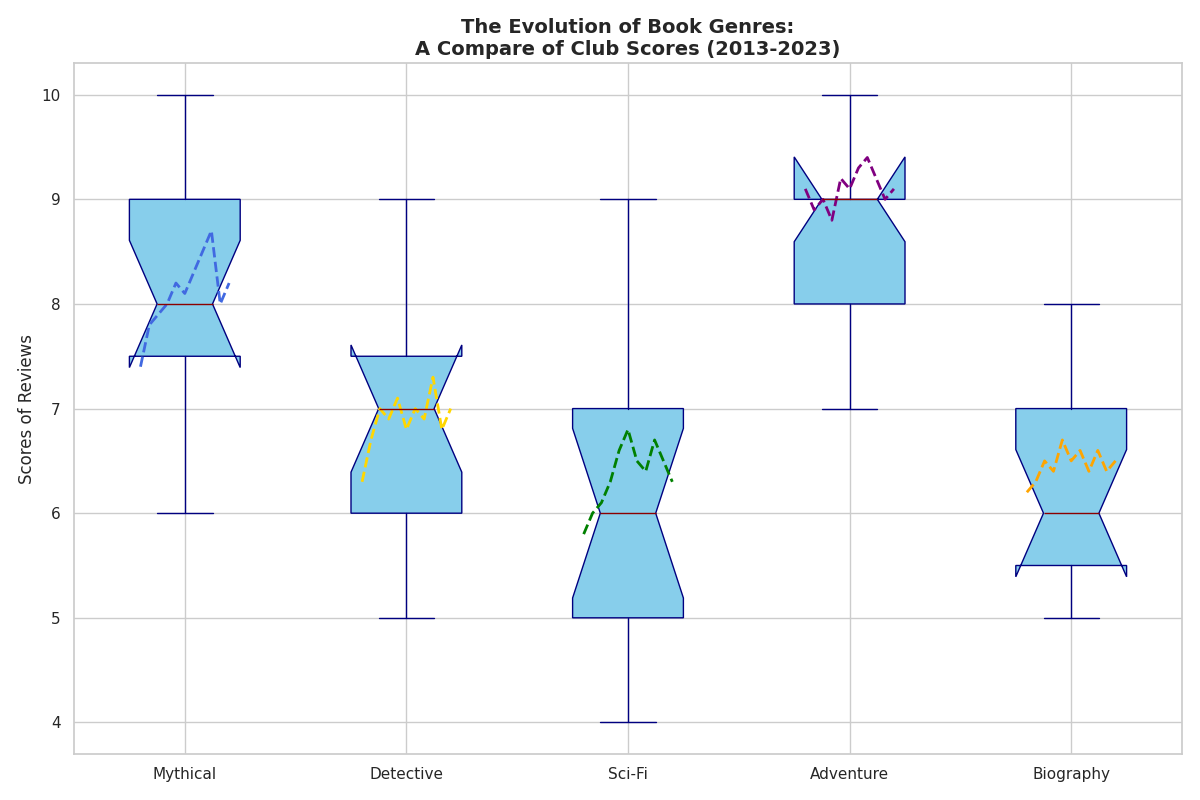

Write Python code to recreate this figure.
import matplotlib.pyplot as plt

# Review scores shuffled dataset
fiction_scores = [8, 9, 7, 9, 6, 8, 8, 8, 9, 9, 8, 7, 10, 7, 8]
mystery_scores = [7, 8, 6, 8, 7, 6, 9, 7, 8, 6, 7, 7, 6, 5, 6]
science_fiction_scores = [7, 5, 5, 7, 4, 6, 6, 8, 7, 5, 9, 6, 6, 4, 6]
fantasy_scores = [8, 9, 7, 8, 8, 9, 9, 9, 10, 10, 9, 8, 10, 9, 8]
non_fiction_scores = [5, 7, 8, 6, 6, 7, 5, 6, 6, 5, 5, 7, 7, 8, 6]

genre_scores = [
    fiction_scores,
    mystery_scores,
    science_fiction_scores,
    fantasy_scores,
    non_fiction_scores
]

genres = ['Mythical', 'Detective', 'Sci-Fi', 'Adventure', 'Biography']

# Annual scores for line plot (2013-2023)
years = list(range(2013, 2024))
avg_scores = [
    [7.4, 7.8, 7.9, 8.0, 8.2, 8.1, 8.3, 8.5, 8.7, 8.0, 8.2],
    [6.3, 6.7, 7.0, 6.9, 7.1, 6.8, 7.0, 6.9, 7.3, 6.8, 7.0],
    [5.8, 6.0, 6.1, 6.3, 6.6, 6.8, 6.5, 6.4, 6.7, 6.5, 6.3],
    [9.1, 8.9, 9.0, 8.8, 9.2, 9.1, 9.3, 9.4, 9.2, 9.0, 9.1],
    [6.2, 6.3, 6.5, 6.4, 6.7, 6.5, 6.6, 6.4, 6.6, 6.4, 6.5]
]

fig, ax = plt.subplots(figsize=(12, 8))
ax.boxplot(genre_scores, notch=True, patch_artist=True, 
           boxprops=dict(facecolor='skyblue', color='navy'),
           whiskerprops=dict(color='navy'),
           capprops=dict(color='navy'),
           medianprops=dict(color='darkred'),
           flierprops=dict(marker='o', markerfacecolor='gray', markersize=6, linestyle='none', markeredgecolor='black'))

colors = ['royalblue', 'gold', 'green', 'purple', 'orange']
for i, (scores, color) in enumerate(zip(avg_scores, colors), start=1):
    ax.plot([i - 0.2 + 0.4 * (j / (len(years)-1)) for j in range(len(years))], scores, color=color, linestyle='--', linewidth=2)

ax.set_title("The Evolution of Book Genres:\nA Compare of Club Scores (2013-2023)", fontsize=14, fontweight='bold')
ax.set_ylabel('Scores of Reviews', fontsize=12)
ax.set_xticks(range(1, len(genres) + 1))
ax.set_xticklabels(genres, fontsize=11)

plt.tight_layout()
plt.show()
